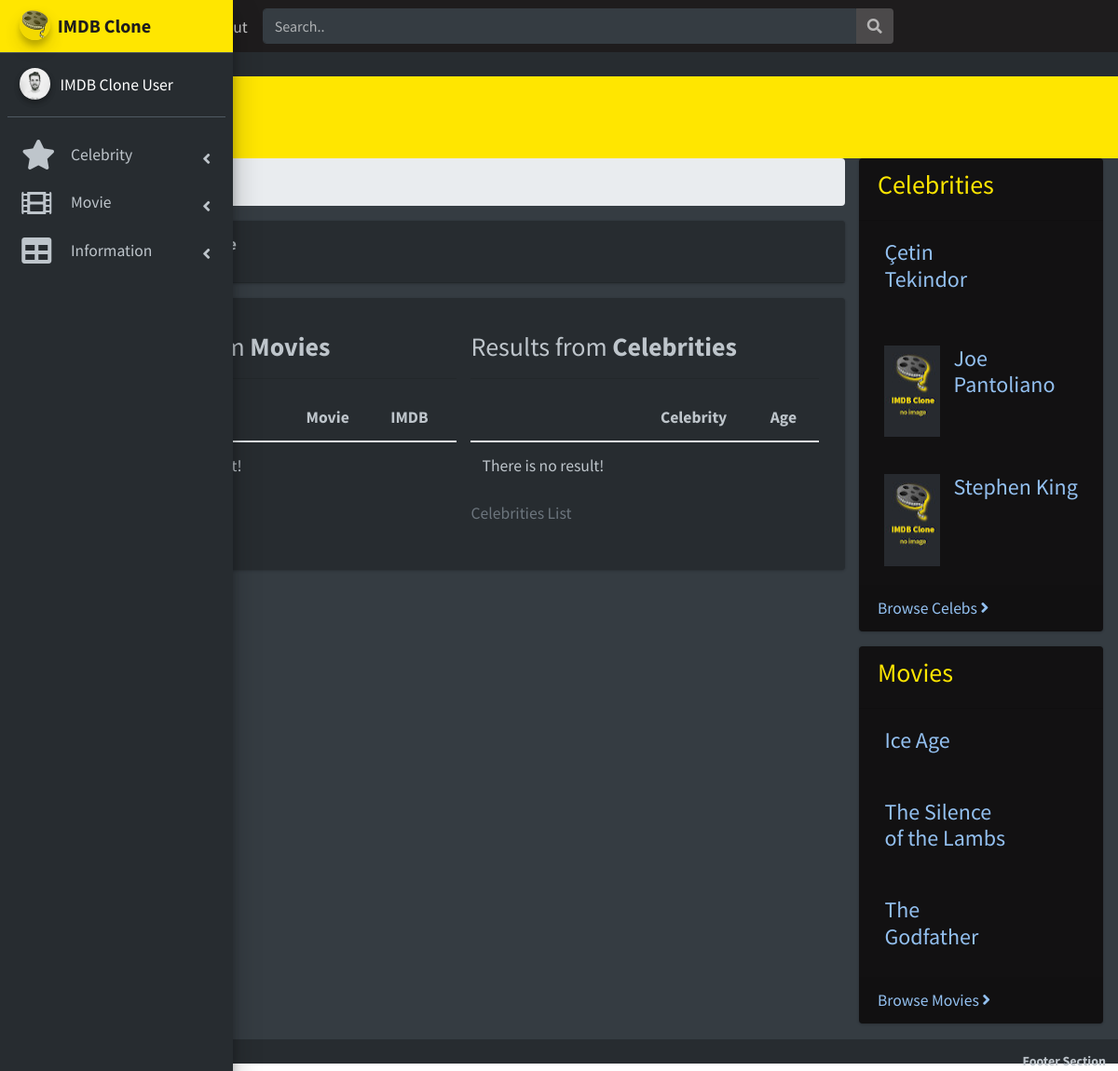
The app's page /search/ with its own data.
### celebs/models.py (models this page shows, shortened)
class Celebrity(NameSlugStampedModel):
    name = models.CharField(
        _('full name'), max_length=245, unique=False, db_index=True,
        blank=True, editable=False, help_text=_('computed full name'))
    birth_name = models.CharField(
        _('birth name'), max_length=245, blank=True)
    first_name = models.CharField(
        _('first name'), max_length=75)
    last_name = models.CharField(
        _('last name'), max_length=75, default='', blank=True)
    nick_name = models.CharField(
        _('nick name'), max_length=50, default='', blank=True)
    is_featured = models.BooleanField(
        _('featured'), default=False)
    imdb_id = models.CharField(
        _('IMDB Id'), max_length=15, default='', blank=True,
        db_index=True)
    birthdate = models.DateField(
        _('birth date'), blank=True, null=True)
    birth_place = models.CharField(
        _('birth place'), max_length=200, default='', blank=True)
    deathdate = models.DateField(
        _('death date'), blank=True, null=True)
    death_place = models.CharField(
        _('death place'), max_length=200, default='', blank=True)
    death_reason = models.CharField(
        _('death reason'), max_length=255, default='', blank=True)
    content = RichTextField(
        _('biography'), default='', blank=True)
    content_source = models.URLField(
        _('content source'), default='', blank=True)
    trailer = models.URLField(
        _('trailer'), default='', blank=True,
        help_text=_('trailer url (ONLY for youtube videos yet)'))
    trailer_info = models.CharField(
        _('trailer info'), max_length=250, default='', blank=True)
    image = models.ImageField(
        _('image'), upload_to=celeb_directory_path,
        blank=True, null=True)
    image_credit = models.CharField(
        _('image credit'), max_length=250, default='', blank=True)
    duties = models.ManyToManyField(
        Duty, blank=True,
        related_name='celebs', verbose_name=_('duties'),
        help_text=_("Celebrities' duties in movies"))
    class Meta:
        verbose_name = _('celebrity')
        verbose_name_plural = _('celebrities')

### movies/models.py (models this page shows, shortened)
class Movie(NameSlugStampedModel):
    name = models.CharField(
        _('title'), max_length=245, unique=True)
    original_name = models.CharField(
        _('original title'), max_length=245, default='', blank=True)
    is_featured = models.BooleanField(
        _('featured'), default=False)
    release_date = models.DateField(
        _('release date'), blank=True, null=True)
    duration = models.PositiveSmallIntegerField(
        _('duration'), default=0, blank=True, help_text=_('in minutes'))
    imdb_rating = models.FloatField(
        _('IMDB rating'), default=0, blank=True,
        validators=[
            MinValueValidator(0.0, message=_(
                'min. value cannot be negative')),
            MaxValueValidator(10.0, message=_(
                'max. value cannot be more then 10'))],
        help_text=_('e.g. 6.8'))
    imdb_raters_count = models.PositiveIntegerField(
        _('IMDB raters count'), default=0, blank=True)
    imdb_id = models.CharField(
        _('IMDB Id'), max_length=15, default='', blank=True,
        db_index=True)
    intro = models.TextField(
        _('intro'), default='', blank=True, max_length=500)
    content = RichTextField(
        _('content'), default='', blank=True)
    content_source = models.URLField(
        _('content source'), default='', blank=True)
    trailer = models.URLField(
        _('trailer'), default='', blank=True,
        help_text=_('trailer url (ONLY for youtube videos yet)'))
    trailer_info = models.CharField(
        _('trailer info'), max_length=250, default='', blank=True)
    country = models.CharField(
        _('country'), max_length=100, default='', blank=True)
    language = models.CharField(
        _('language'), max_length=100, default='', blank=True)
    image = models.ImageField(
        _('image'), upload_to=movie_directory_path,
        blank=True, null=True)
    image_credit = models.CharField(
        _('image credit'), max_length=250, default='', blank=True)
    pg_rating = models.ForeignKey(
        PgRating, on_delete=models.SET_NULL, blank=True, null=True,
        related_name='movies', verbose_name=_('PG rating'))
    genres = models.ManyToManyField(
        Genre, blank=True,
        related_name='movies', verbose_name=_('genre'))
    crews = models.ManyToManyField(
        'celebs.Celebrity', through='MovieCrew', blank=True,
        related_name='movies', verbose_name=_('crews'))
    class Meta:
        verbose_name = _('movie')
        verbose_name_plural = _('movies')

### core/views.py (the view)
class Search(ListView):
    model = Movie
    def get_context_data(self, *args, **kwargs):
        query = str(self.request.GET.get('q')).strip()
        context = super().get_context_data(*args, **kwargs)
        context['q'] = query
        context['title'] = _('Search')
        context['title_page_suffix'] = query
        context['movies_title'] = _('Movies')
        context['movies'] = Movie.objects.filter(name__icontains=query)
        context['celebs_title'] = _('Celebrities')
        context['celebs'] = Celebrity.objects.filter(
            name__icontains=query)
        context['duties'] = Duty.objects.filter(name__icontains=query)
        context['genres'] = Genre.objects.filter(name__icontains=query)
        context['pg_ratings'] = PgRating.objects.filter(
            name__icontains=query)
        context['random_movies'] = get_random_movies(3)
        context['random_celebs'] = get_random_celebs(3)
        return context

### celebs/procedure.py (called while the page is built)
def get_celebs_queryset():
    return Celebrity.objects.only(
        'slug', 'name', 'image')

def get_celebs_list():
    return list(get_celebs_queryset())

def get_random_celebs(num=number_of_items):
    celebs = get_celebs_list()  # list in order to shuffle
    shuffle(celebs)  # make the list randomly ordered
    return celebs[:num]

### movies/procedure.py (called while the page is built)
def get_movies_queryset():
    return Movie.objects.select_related(
        'pg_rating').prefetch_related('genres').only(
            'slug', 'name', 'image', 'release_date', 'imdb_rating',
            'duration', 'pg_rating')

def get_movies_list():
    return list(get_movies_queryset())

def get_random_movies(num=number_of_items):
    movies = get_movies_list()  # list in order to shuffle
    shuffle(movies)  # make the list randomly ordered
    return movies[:num]

### assets/templates/html/lte/search.html (shortened to what this page needs)
{% extends 'html/lte/base.html' %}
{% load static i18n imagekit %}
{% block content %}
<div class="card box">
  <div class="card-header">
    <p>Search terms: <strong>{{ q }}</strong></p>
  </div>
</div>
<div class="card box">
  <div class="card-body">
    <div class="col-sm-6 float-left">
      <h3>Results from <strong>{{ movies_title }}</strong></h3>
      <hr>
      <table id="movies_list" class="table table-hover dataTable display">
        <caption>{{ movies_title }} List</caption>
        <thead>
          <tr>
            <th></th>
            <th>{% trans 'Movie' %}</th>
            <th>{% trans 'IMDB' %}</th>
          </tr>
        </thead>
        <tbody>
          {% for item in movies %}
          <tr>
            <td>{% if item.image %}
              {% generateimage 'ic_thumbnail' source=item.image -- alt=item.name class='img-fluid' %}
              {% else %}
              <img class="img-fluid"
                src="{% static 'no-image-thumbnail.jpg' %}"
                alt="{% trans 'no image' %}">
              {% endif %}
            </td>
            <td>
              <a href="{% url 'movie-detail' item.slug %}">
                {{ item.name }}</a>
                <small><em>({{ item.release_year }})</em></small>
            </td>
            <td>{{ item.imdb_rating }}</td>
          </tr>
          {% empty %}
          <tr><td>{% trans 'There is no result!' %}</td></tr>
          {% endfor %}
        </tbody>
      </table>
    </div>
    <div class="col-sm-6 float-left">
      <h3>Results from <strong>{{ celebs_title }}</strong></h3>
      <hr>
      <table id="celebs_list" class="table table-hover dataTable display">
          <caption>{{ celebs_title }} List</caption>
          <thead>
            <tr>
              <th></th>
              <th>{% trans 'Celebrity' %}</th>
              <th>{% trans 'Age' %}</th>
            </tr>
          </thead>
          <tbody>
            {% for item in celebs %}
            <tr>
              <td>{% if item.image %}
                {% generateimage 'ic_thumbnail' source=item.image -- alt=item.name class='img-fluid' %}
                {% else %}
                <img class="img-fluid"
                  src="{% static 'no-image-thumbnail.jpg' %}"
                  alt="{% trans 'no image' %}">
                {% endif %}
              </td>
              <td>
                <a href="{% url 'celeb-detail' item.slug %}">
                  {{ item.name }}</a></td>
                  <td>{{ item.age }}</td>
            </tr>
            {% empty %}
            <tr><td>{% trans 'There is no result!' %}</td></tr>
            {% endfor %}
          </tbody>
        </table>
    </div>
  </div>
</div>
{% endblock %}

### assets/templates/html/lte/base.html (shortened to what this page needs)
{% load i18n static imagekit %}<!DOCTYPE html>
<html lang="{{ LANGUAGE_CODE|default:'en-us' }}"
      {% if LANGUAGE_BIDI %}dir="rtl"{% endif %}>
  <head>
    <link rel="stylesheet"
          href="{% static 'html/lte/plugins/fontawesome-free/css/all.min.css' %}">
    <link rel="stylesheet" href="{% static 'html/lte/css/adminlte.min.css' %}">
    <link rel="stylesheet"
          href="{% static 'html/lte/css/skins/skin-midnight.min.css' %}">
    <link rel="stylesheet" href="{% static 'html/lte/css/site.css' %}">
  </head>
  {% load i18n %}
  <body
    class="sidebar-mini sidebar-collapse
      sidebar-closed layout-fixed skin-midnight">
    <div class="wrapper">
      {% include 'html/lte/_partials/_10_nav.html' %}
\      {% include 'html/lte/_partials/_20_aside.html' %}
      <div class="content-wrapper {% if request.path == '/' %}home-wrapper{% endif %}">
        <section class="content-header">
          <div class="container-fluid">
            <div class="row mb-2">
              <div class="col-sm-12">
                <h1>
                </h1>
              </div>
            </div>
          </div>
        </section>
        <section class="content">
          <div class="container-fluid">
            <div class="row">
              <div class="{% if request.path != '/' %}col-lg-9{% else %}col-lg-12{% endif %}">
                {% if request.path != '/' %}
                <nav aria-label="breadcrumb">
                  <ol class="breadcrumb">
                    <li class="breadcrumb-item">
                      <a href="{% url 'index' %}"
                        class="text-midnight" title="{% trans 'Index' %}">
                        {% trans 'Home' %}</a>
                    </li>
                    {% block crumbs %}
                      {% if title %}
                        <li class="breadcrumb-item active"
                            title="{{ title_alt }}">{{ title }}
                        </li>
                      {% endif %}
                    {% endblock %}
                  </ol>
                </nav>
                {% endif %}
                {% block content %}
                {% endblock %}
              </div>
              {% if request.path != '/' %}
              <div class="col-lg-3">
                <div class="card right-side">
                  <div class="card-header">
                    <h3 class="h3 ic-color">
                      {% trans 'Celebrities' %}
                    </h3>
                  </div>
                    {% for celeb in random_celebs %}
                    <div class="card-body">
                      <div class="col-4 float-left">
                        <a href="{% url 'celeb-detail' celeb.slug %}">
                        {% if celeb.image %}
                          {% generateimage 'ic_thumbnail' source=celeb.image -- alt=celeb.name class='img-fluid w-90' %}
                        {% else %}
                        <img class="img-fluid w-90"
                          src="{% static 'no-image-thumbnail.jpg' %}"
                          alt="{% trans 'no image' %}">
                        {% endif %}
                        </a>
                      </div>
                      <div class="col-8 float-left">
                        <h4>
                          <a href="{% url 'celeb-detail' celeb.slug %}">
                            {{ celeb.name }}</a></h4>
                      </div>
                    </div>
                    {% endfor %}
                  <div class="card-footer">
                    <a href="{% url 'celeb-list' %}">
                      {% trans 'Browse Celebs' %}
                      <i class="right fas fa-angle-right"></i></a>
                  </div>
                </div>
                <div class="card right-side">
                  <div class="card-header">
                    <h3 class="h3 ic-color">
                      {% trans 'Movies' %}</h3>
                  </div>
                    {% for movie in random_movies %}
                    <div class="card-body">
                      <div class="col-8 float-left">
                        <h4>
                          <a href="{% url 'movie-detail' movie.slug %}">
                            {{ movie.name }}</a></h4>
                      </div>
                    </div>
                    {% endfor %}
                  <div class="card-footer">
                    <a href="{% url 'movie-list' %}">
                      {% trans 'Browse Movies' %}
                      <i class="right fas fa-angle-right"></i></a>
                  </div>
                </div>
              </div>
              {% endif %}
            </div>
          </div>
        </section>
      </div>
      {% include 'html/lte/_partials/_70_footer.html' %}
    </div>
  </body>
</html>

### assets/static/html/lte/css/site.css (style rules this page uses)
body { font-size: 1.1rem; }
.skin-midnight .box-solid, .skin-midnight .box { border: 0px solid #272c30; }
div { display: block; }
.content-header h1 { font-size: 2rem; line-height: 3rem; }
.text-midnight { color: #1e1c1d !important; }
.ic-color { color: #ffe600; }
.skin-midnight .right-side { background-color: #121112; }
.skin-midnight a { color: #93c0f0; text-decoration: none; }
.skin-midnight .content-header { background-color: #ffe600; color: #1e1c1d !important; }

### records on screen
Celebrity: name "Çetin Tekindor"
Celebrity: name "Joe Pantoliano"
Celebrity: name "Stephen King"
Movie: name "Ice Age"
Movie: name "The Silence of the Lambs"
Movie: name "The Godfather"

### other values on screen
{{ q }} "None"
{{ movies_title }} "Movies"
{{ celebs_title }} "Celebrities"
